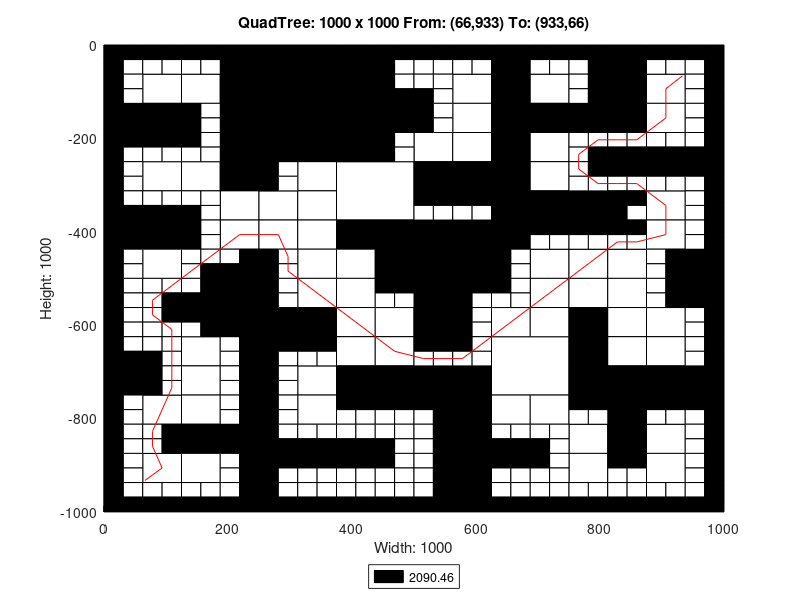

Write MATLAB code to recreate this figure.
axis([0 1000 -1000 0]);
title('QuadTree: 1000 x 1000 From: (66,933) To: (933,66)');
xlabel('Width: 1000');
ylabel('Height: 1000');
rectangle('Position',[250 -125 125 125], 'FaceColor',[0 0 0]);
rectangle('Position',[250 -250 125 125], 'FaceColor',[0 0 0]);
rectangle('Position',[375 -375 125 125], 'FaceColor',[1 1 1]);
rectangle('Position',[500 -500 125 125], 'FaceColor',[0 0 0]);
rectangle('Position',[625 -750 125 125], 'FaceColor',[1 1 1]);
rectangle('Position',[62.5 -125 62.5 62.5], 'FaceColor',[1 1 1]);
rectangle('Position',[187.5 -62.5 62.5 62.5], 'FaceColor',[0 0 0]);
rectangle('Position',[125 -125 62.5 62.5], 'FaceColor',[1 1 1]);
rectangle('Position',[187.5 -125 62.5 62.5], 'FaceColor',[0 0 0]);
rectangle('Position',[0 -187.5 62.5 62.5], 'FaceColor',[0 0 0]);
rectangle('Position',[62.5 -187.5 62.5 62.5], 'FaceColor',[0 0 0]);
rectangle('Position',[187.5 -187.5 62.5 62.5], 'FaceColor',[0 0 0]);
rectangle('Position',[187.5 -250 62.5 62.5], 'FaceColor',[0 0 0]);
rectangle('Position',[375 -62.5 62.5 62.5], 'FaceColor',[0 0 0]);
rectangle('Position',[375 -125 62.5 62.5], 'FaceColor',[0 0 0]);
rectangle('Position',[375 -187.5 62.5 62.5], 'FaceColor',[0 0 0]);
rectangle('Position',[437.5 -187.5 62.5 62.5], 'FaceColor',[0 0 0]);
rectangle('Position',[375 -250 62.5 62.5], 'FaceColor',[0 0 0]);
rectangle('Position',[62.5 -312.5 62.5 62.5], 'FaceColor',[1 1 1]);
rectangle('Position',[125 -312.5 62.5 62.5], 'FaceColor',[1 1 1]);
rectangle('Position',[187.5 -312.5 62.5 62.5], 'FaceColor',[0 0 0]);
rectangle('Position',[187.5 -375 62.5 62.5], 'FaceColor',[1 1 1]);
rectangle('Position',[0 -437.5 62.5 62.5], 'FaceColor',[0 0 0]);
rectangle('Position',[62.5 -437.5 62.5 62.5], 'FaceColor',[0 0 0]);
rectangle('Position',[62.5 -500 62.5 62.5], 'FaceColor',[1 1 1]);
rectangle('Position',[187.5 -437.5 62.5 62.5], 'FaceColor',[1 1 1]);
rectangle('Position',[312.5 -312.5 62.5 62.5], 'FaceColor',[1 1 1]);
rectangle('Position',[250 -375 62.5 62.5], 'FaceColor',[1 1 1]);
rectangle('Position',[312.5 -375 62.5 62.5], 'FaceColor',[1 1 1]);
rectangle('Position',[250 -437.5 62.5 62.5], 'FaceColor',[1 1 1]);
rectangle('Position',[312.5 -437.5 62.5 62.5], 'FaceColor',[1 1 1]);
rectangle('Position',[312.5 -500 62.5 62.5], 'FaceColor',[1 1 1]);
rectangle('Position',[375 -437.5 62.5 62.5], 'FaceColor',[0 0 0]);
rectangle('Position',[437.5 -437.5 62.5 62.5], 'FaceColor',[0 0 0]);
rectangle('Position',[375 -500 62.5 62.5], 'FaceColor',[1 1 1]);
rectangle('Position',[437.5 -500 62.5 62.5], 'FaceColor',[0 0 0]);
rectangle('Position',[562.5 -125 62.5 62.5], 'FaceColor',[1 1 1]);
rectangle('Position',[625 -62.5 62.5 62.5], 'FaceColor',[0 0 0]);
rectangle('Position',[625 -125 62.5 62.5], 'FaceColor',[0 0 0]);
rectangle('Position',[687.5 -125 62.5 62.5], 'FaceColor',[1 1 1]);
rectangle('Position',[562.5 -187.5 62.5 62.5], 'FaceColor',[1 1 1]);
rectangle('Position',[500 -250 62.5 62.5], 'FaceColor',[1 1 1]);
rectangle('Position',[562.5 -250 62.5 62.5], 'FaceColor',[1 1 1]);
rectangle('Position',[625 -187.5 62.5 62.5], 'FaceColor',[0 0 0]);
rectangle('Position',[687.5 -187.5 62.5 62.5], 'FaceColor',[0 0 0]);
rectangle('Position',[625 -250 62.5 62.5], 'FaceColor',[0 0 0]);
rectangle('Position',[687.5 -250 62.5 62.5], 'FaceColor',[1 1 1]);
rectangle('Position',[812.5 -62.5 62.5 62.5], 'FaceColor',[0 0 0]);
rectangle('Position',[812.5 -125 62.5 62.5], 'FaceColor',[0 0 0]);
rectangle('Position',[875 -125 62.5 62.5], 'FaceColor',[1 1 1]);
rectangle('Position',[750 -187.5 62.5 62.5], 'FaceColor',[0 0 0]);
rectangle('Position',[812.5 -187.5 62.5 62.5], 'FaceColor',[0 0 0]);
rectangle('Position',[875 -187.5 62.5 62.5], 'FaceColor',[1 1 1]);
rectangle('Position',[500 -312.5 62.5 62.5], 'FaceColor',[0 0 0]);
rectangle('Position',[562.5 -312.5 62.5 62.5], 'FaceColor',[0 0 0]);
rectangle('Position',[625 -312.5 62.5 62.5], 'FaceColor',[0 0 0]);
rectangle('Position',[687.5 -312.5 62.5 62.5], 'FaceColor',[1 1 1]);
rectangle('Position',[625 -375 62.5 62.5], 'FaceColor',[0 0 0]);
rectangle('Position',[687.5 -375 62.5 62.5], 'FaceColor',[0 0 0]);
rectangle('Position',[625 -437.5 62.5 62.5], 'FaceColor',[0 0 0]);
rectangle('Position',[687.5 -500 62.5 62.5], 'FaceColor',[1 1 1]);
rectangle('Position',[750 -375 62.5 62.5], 'FaceColor',[0 0 0]);
rectangle('Position',[875 -375 62.5 62.5], 'FaceColor',[1 1 1]);
rectangle('Position',[750 -500 62.5 62.5], 'FaceColor',[1 1 1]);
rectangle('Position',[812.5 -500 62.5 62.5], 'FaceColor',[1 1 1]);
rectangle('Position',[875 -437.5 62.5 62.5], 'FaceColor',[1 1 1]);
rectangle('Position',[937.5 -500 62.5 62.5], 'FaceColor',[0 0 0]);
rectangle('Position',[187.5 -562.5 62.5 62.5], 'FaceColor',[0 0 0]);
rectangle('Position',[187.5 -625 62.5 62.5], 'FaceColor',[0 0 0]);
rectangle('Position',[0 -750 62.5 62.5], 'FaceColor',[0 0 0]);
rectangle('Position',[125 -687.5 62.5 62.5], 'FaceColor',[1 1 1]);
rectangle('Position',[125 -750 62.5 62.5], 'FaceColor',[1 1 1]);
rectangle('Position',[312.5 -562.5 62.5 62.5], 'FaceColor',[1 1 1]);
rectangle('Position',[250 -625 62.5 62.5], 'FaceColor',[0 0 0]);
rectangle('Position',[312.5 -625 62.5 62.5], 'FaceColor',[0 0 0]);
rectangle('Position',[375 -562.5 62.5 62.5], 'FaceColor',[1 1 1]);
rectangle('Position',[375 -625 62.5 62.5], 'FaceColor',[1 1 1]);
rectangle('Position',[437.5 -625 62.5 62.5], 'FaceColor',[1 1 1]);
rectangle('Position',[312.5 -750 62.5 62.5], 'FaceColor',[1 1 1]);
rectangle('Position',[375 -687.5 62.5 62.5], 'FaceColor',[1 1 1]);
rectangle('Position',[437.5 -687.5 62.5 62.5], 'FaceColor',[1 1 1]);
rectangle('Position',[375 -750 62.5 62.5], 'FaceColor',[0 0 0]);
rectangle('Position',[437.5 -750 62.5 62.5], 'FaceColor',[0 0 0]);
rectangle('Position',[62.5 -812.5 62.5 62.5], 'FaceColor',[1 1 1]);
rectangle('Position',[125 -812.5 62.5 62.5], 'FaceColor',[1 1 1]);
rectangle('Position',[125 -875 62.5 62.5], 'FaceColor',[0 0 0]);
rectangle('Position',[187.5 -875 62.5 62.5], 'FaceColor',[0 0 0]);
rectangle('Position',[62.5 -937.5 62.5 62.5], 'FaceColor',[1 1 1]);
rectangle('Position',[125 -937.5 62.5 62.5], 'FaceColor',[1 1 1]);
rectangle('Position',[312.5 -812.5 62.5 62.5], 'FaceColor',[1 1 1]);
rectangle('Position',[500 -562.5 62.5 62.5], 'FaceColor',[0 0 0]);
rectangle('Position',[500 -625 62.5 62.5], 'FaceColor',[0 0 0]);
rectangle('Position',[687.5 -562.5 62.5 62.5], 'FaceColor',[1 1 1]);
rectangle('Position',[625 -625 62.5 62.5], 'FaceColor',[1 1 1]);
rectangle('Position',[687.5 -625 62.5 62.5], 'FaceColor',[1 1 1]);
rectangle('Position',[500 -750 62.5 62.5], 'FaceColor',[0 0 0]);
rectangle('Position',[562.5 -750 62.5 62.5], 'FaceColor',[0 0 0]);
rectangle('Position',[750 -562.5 62.5 62.5], 'FaceColor',[1 1 1]);
rectangle('Position',[812.5 -562.5 62.5 62.5], 'FaceColor',[1 1 1]);
rectangle('Position',[750 -625 62.5 62.5], 'FaceColor',[0 0 0]);
rectangle('Position',[812.5 -625 62.5 62.5], 'FaceColor',[1 1 1]);
rectangle('Position',[937.5 -562.5 62.5 62.5], 'FaceColor',[0 0 0]);
rectangle('Position',[875 -625 62.5 62.5], 'FaceColor',[1 1 1]);
rectangle('Position',[750 -687.5 62.5 62.5], 'FaceColor',[0 0 0]);
rectangle('Position',[812.5 -687.5 62.5 62.5], 'FaceColor',[1 1 1]);
rectangle('Position',[750 -750 62.5 62.5], 'FaceColor',[0 0 0]);
rectangle('Position',[812.5 -750 62.5 62.5], 'FaceColor',[0 0 0]);
rectangle('Position',[875 -687.5 62.5 62.5], 'FaceColor',[1 1 1]);
rectangle('Position',[875 -750 62.5 62.5], 'FaceColor',[0 0 0]);
rectangle('Position',[937.5 -750 62.5 62.5], 'FaceColor',[0 0 0]);
rectangle('Position',[562.5 -812.5 62.5 62.5], 'FaceColor',[0 0 0]);
rectangle('Position',[562.5 -875 62.5 62.5], 'FaceColor',[0 0 0]);
rectangle('Position',[625 -812.5 62.5 62.5], 'FaceColor',[1 1 1]);
rectangle('Position',[687.5 -812.5 62.5 62.5], 'FaceColor',[1 1 1]);
rectangle('Position',[562.5 -937.5 62.5 62.5], 'FaceColor',[0 0 0]);
rectangle('Position',[562.5 -1000 62.5 62.5], 'FaceColor',[0 0 0]);
rectangle('Position',[812.5 -812.5 62.5 62.5], 'FaceColor',[0 0 0]);
rectangle('Position',[750 -875 62.5 62.5], 'FaceColor',[1 1 1]);
rectangle('Position',[812.5 -875 62.5 62.5], 'FaceColor',[0 0 0]);
rectangle('Position',[875 -875 62.5 62.5], 'FaceColor',[1 1 1]);
rectangle('Position',[750 -937.5 62.5 62.5], 'FaceColor',[1 1 1]);
rectangle('Position',[875 -937.5 62.5 62.5], 'FaceColor',[1 1 1]);
rectangle('Position',[0 -31.25 31.25 31.25], 'FaceColor',[0 0 0]);
rectangle('Position',[31.25 -31.25 31.25 31.25], 'FaceColor',[0 0 0]);
rectangle('Position',[0 -62.5 31.25 31.25], 'FaceColor',[0 0 0]);
rectangle('Position',[31.25 -62.5 31.25 31.25], 'FaceColor',[1 1 1]);
rectangle('Position',[62.5 -31.25 31.25 31.25], 'FaceColor',[0 0 0]);
rectangle('Position',[93.75 -31.25 31.25 31.25], 'FaceColor',[0 0 0]);
rectangle('Position',[62.5 -62.5 31.25 31.25], 'FaceColor',[1 1 1]);
rectangle('Position',[93.75 -62.5 31.25 31.25], 'FaceColor',[1 1 1]);
rectangle('Position',[0 -93.75 31.25 31.25], 'FaceColor',[0 0 0]);
rectangle('Position',[31.25 -93.75 31.25 31.25], 'FaceColor',[1 1 1]);
rectangle('Position',[0 -125 31.25 31.25], 'FaceColor',[0 0 0]);
rectangle('Position',[31.25 -125 31.25 31.25], 'FaceColor',[1 1 1]);
rectangle('Position',[125 -31.25 31.25 31.25], 'FaceColor',[0 0 0]);
rectangle('Position',[156.25 -31.25 31.25 31.25], 'FaceColor',[0 0 0]);
rectangle('Position',[125 -62.5 31.25 31.25], 'FaceColor',[1 1 1]);
rectangle('Position',[156.25 -62.5 31.25 31.25], 'FaceColor',[1 1 1]);
rectangle('Position',[0 -218.75 31.25 31.25], 'FaceColor',[0 0 0]);
rectangle('Position',[31.25 -218.75 31.25 31.25], 'FaceColor',[0 0 0]);
rectangle('Position',[0 -250 31.25 31.25], 'FaceColor',[0 0 0]);
rectangle('Position',[31.25 -250 31.25 31.25], 'FaceColor',[1 1 1]);
rectangle('Position',[62.5 -218.75 31.25 31.25], 'FaceColor',[0 0 0]);
rectangle('Position',[93.75 -218.75 31.25 31.25], 'FaceColor',[0 0 0]);
rectangle('Position',[62.5 -250 31.25 31.25], 'FaceColor',[1 1 1]);
rectangle('Position',[93.75 -250 31.25 31.25], 'FaceColor',[1 1 1]);
rectangle('Position',[125 -156.25 31.25 31.25], 'FaceColor',[0 0 0]);
rectangle('Position',[156.25 -156.25 31.25 31.25], 'FaceColor',[1 1 1]);
rectangle('Position',[125 -187.5 31.25 31.25], 'FaceColor',[0 0 0]);
rectangle('Position',[156.25 -187.5 31.25 31.25], 'FaceColor',[1 1 1]);
rectangle('Position',[125 -218.75 31.25 31.25], 'FaceColor',[0 0 0]);
rectangle('Position',[156.25 -218.75 31.25 31.25], 'FaceColor',[1 1 1]);
rectangle('Position',[125 -250 31.25 31.25], 'FaceColor',[1 1 1]);
rectangle('Position',[156.25 -250 31.25 31.25], 'FaceColor',[1 1 1]);
rectangle('Position',[437.5 -31.25 31.25 31.25], 'FaceColor',[0 0 0]);
rectangle('Position',[468.75 -31.25 31.25 31.25], 'FaceColor',[0 0 0]);
rectangle('Position',[437.5 -62.5 31.25 31.25], 'FaceColor',[0 0 0]);
rectangle('Position',[468.75 -62.5 31.25 31.25], 'FaceColor',[1 1 1]);
rectangle('Position',[437.5 -93.75 31.25 31.25], 'FaceColor',[0 0 0]);
rectangle('Position',[468.75 -93.75 31.25 31.25], 'FaceColor',[1 1 1]);
rectangle('Position',[437.5 -125 31.25 31.25], 'FaceColor',[0 0 0]);
rectangle('Position',[468.75 -125 31.25 31.25], 'FaceColor',[0 0 0]);
rectangle('Position',[437.5 -218.75 31.25 31.25], 'FaceColor',[0 0 0]);
rectangle('Position',[468.75 -218.75 31.25 31.25], 'FaceColor',[1 1 1]);
rectangle('Position',[437.5 -250 31.25 31.25], 'FaceColor',[0 0 0]);
rectangle('Position',[468.75 -250 31.25 31.25], 'FaceColor',[1 1 1]);
rectangle('Position',[0 -281.25 31.25 31.25], 'FaceColor',[0 0 0]);
rectangle('Position',[31.25 -281.25 31.25 31.25], 'FaceColor',[1 1 1]);
rectangle('Position',[0 -312.5 31.25 31.25], 'FaceColor',[0 0 0]);
rectangle('Position',[31.25 -312.5 31.25 31.25], 'FaceColor',[1 1 1]);
rectangle('Position',[0 -343.75 31.25 31.25], 'FaceColor',[0 0 0]);
rectangle('Position',[31.25 -343.75 31.25 31.25], 'FaceColor',[1 1 1]);
rectangle('Position',[0 -375 31.25 31.25], 'FaceColor',[0 0 0]);
rectangle('Position',[31.25 -375 31.25 31.25], 'FaceColor',[0 0 0]);
rectangle('Position',[62.5 -343.75 31.25 31.25], 'FaceColor',[1 1 1]);
rectangle('Position',[93.75 -343.75 31.25 31.25], 'FaceColor',[1 1 1]);
rectangle('Position',[62.5 -375 31.25 31.25], 'FaceColor',[0 0 0]);
rectangle('Position',[93.75 -375 31.25 31.25], 'FaceColor',[0 0 0]);
rectangle('Position',[125 -343.75 31.25 31.25], 'FaceColor',[1 1 1]);
rectangle('Position',[156.25 -343.75 31.25 31.25], 'FaceColor',[1 1 1]);
rectangle('Position',[125 -375 31.25 31.25], 'FaceColor',[0 0 0]);
rectangle('Position',[156.25 -375 31.25 31.25], 'FaceColor',[1 1 1]);
rectangle('Position',[0 -468.75 31.25 31.25], 'FaceColor',[0 0 0]);
rectangle('Position',[31.25 -468.75 31.25 31.25], 'FaceColor',[1 1 1]);
rectangle('Position',[0 -500 31.25 31.25], 'FaceColor',[0 0 0]);
rectangle('Position',[31.25 -500 31.25 31.25], 'FaceColor',[1 1 1]);
rectangle('Position',[125 -406.25 31.25 31.25], 'FaceColor',[0 0 0]);
rectangle('Position',[156.25 -406.25 31.25 31.25], 'FaceColor',[1 1 1]);
rectangle('Position',[125 -437.5 31.25 31.25], 'FaceColor',[0 0 0]);
rectangle('Position',[156.25 -437.5 31.25 31.25], 'FaceColor',[1 1 1]);
rectangle('Position',[125 -468.75 31.25 31.25], 'FaceColor',[1 1 1]);
rectangle('Position',[156.25 -468.75 31.25 31.25], 'FaceColor',[1 1 1]);
rectangle('Position',[125 -500 31.25 31.25], 'FaceColor',[1 1 1]);
rectangle('Position',[156.25 -500 31.25 31.25], 'FaceColor',[0 0 0]);
rectangle('Position',[187.5 -468.75 31.25 31.25], 'FaceColor',[1 1 1]);
rectangle('Position',[218.75 -468.75 31.25 31.25], 'FaceColor',[0 0 0]);
rectangle('Position',[187.5 -500 31.25 31.25], 'FaceColor',[0 0 0]);
rectangle('Position',[218.75 -500 31.25 31.25], 'FaceColor',[0 0 0]);
rectangle('Position',[250 -281.25 31.25 31.25], 'FaceColor',[0 0 0]);
rectangle('Position',[281.25 -281.25 31.25 31.25], 'FaceColor',[1 1 1]);
rectangle('Position',[250 -312.5 31.25 31.25], 'FaceColor',[0 0 0]);
rectangle('Position',[281.25 -312.5 31.25 31.25], 'FaceColor',[1 1 1]);
rectangle('Position',[250 -468.75 31.25 31.25], 'FaceColor',[0 0 0]);
rectangle('Position',[281.25 -468.75 31.25 31.25], 'FaceColor',[1 1 1]);
rectangle('Position',[250 -500 31.25 31.25], 'FaceColor',[0 0 0]);
rectangle('Position',[281.25 -500 31.25 31.25], 'FaceColor',[1 1 1]);
rectangle('Position',[500 -31.25 31.25 31.25], 'FaceColor',[0 0 0]);
rectangle('Position',[531.25 -31.25 31.25 31.25], 'FaceColor',[0 0 0]);
rectangle('Position',[500 -62.5 31.25 31.25], 'FaceColor',[1 1 1]);
rectangle('Position',[531.25 -62.5 31.25 31.25], 'FaceColor',[1 1 1]);
rectangle('Position',[562.5 -31.25 31.25 31.25], 'FaceColor',[0 0 0]);
rectangle('Position',[593.75 -31.25 31.25 31.25], 'FaceColor',[0 0 0]);
rectangle('Position',[562.5 -62.5 31.25 31.25], 'FaceColor',[1 1 1]);
rectangle('Position',[593.75 -62.5 31.25 31.25], 'FaceColor',[1 1 1]);
rectangle('Position',[500 -93.75 31.25 31.25], 'FaceColor',[1 1 1]);
rectangle('Position',[531.25 -93.75 31.25 31.25], 'FaceColor',[1 1 1]);
rectangle('Position',[500 -125 31.25 31.25], 'FaceColor',[0 0 0]);
rectangle('Position',[531.25 -125 31.25 31.25], 'FaceColor',[1 1 1]);
rectangle('Position',[687.5 -31.25 31.25 31.25], 'FaceColor',[0 0 0]);
rectangle('Position',[718.75 -31.25 31.25 31.25], 'FaceColor',[0 0 0]);
rectangle('Position',[687.5 -62.5 31.25 31.25], 'FaceColor',[1 1 1]);
rectangle('Position',[718.75 -62.5 31.25 31.25], 'FaceColor',[1 1 1]);
rectangle('Position',[500 -156.25 31.25 31.25], 'FaceColor',[0 0 0]);
rectangle('Position',[531.25 -156.25 31.25 31.25], 'FaceColor',[1 1 1]);
rectangle('Position',[500 -187.5 31.25 31.25], 'FaceColor',[0 0 0]);
rectangle('Position',[531.25 -187.5 31.25 31.25], 'FaceColor',[1 1 1]);
rectangle('Position',[750 -31.25 31.25 31.25], 'FaceColor',[0 0 0]);
rectangle('Position',[781.25 -31.25 31.25 31.25], 'FaceColor',[0 0 0]);
rectangle('Position',[750 -62.5 31.25 31.25], 'FaceColor',[1 1 1]);
rectangle('Position',[781.25 -62.5 31.25 31.25], 'FaceColor',[0 0 0]);
rectangle('Position',[750 -93.75 31.25 31.25], 'FaceColor',[1 1 1]);
rectangle('Position',[781.25 -93.75 31.25 31.25], 'FaceColor',[0 0 0]);
rectangle('Position',[750 -125 31.25 31.25], 'FaceColor',[1 1 1]);
rectangle('Position',[781.25 -125 31.25 31.25], 'FaceColor',[0 0 0]);
rectangle('Position',[875 -31.25 31.25 31.25], 'FaceColor',[0 0 0]);
rectangle('Position',[906.25 -31.25 31.25 31.25], 'FaceColor',[0 0 0]);
rectangle('Position',[875 -62.5 31.25 31.25], 'FaceColor',[1 1 1]);
rectangle('Position',[906.25 -62.5 31.25 31.25], 'FaceColor',[1 1 1]);
rectangle('Position',[937.5 -31.25 31.25 31.25], 'FaceColor',[0 0 0]);
rectangle('Position',[968.75 -31.25 31.25 31.25], 'FaceColor',[0 0 0]);
rectangle('Position',[937.5 -62.5 31.25 31.25], 'FaceColor',[1 1 1]);
rectangle('Position',[968.75 -62.5 31.25 31.25], 'FaceColor',[0 0 0]);
rectangle('Position',[937.5 -93.75 31.25 31.25], 'FaceColor',[1 1 1]);
rectangle('Position',[968.75 -93.75 31.25 31.25], 'FaceColor',[0 0 0]);
rectangle('Position',[937.5 -125 31.25 31.25], 'FaceColor',[1 1 1]);
rectangle('Position',[968.75 -125 31.25 31.25], 'FaceColor',[0 0 0]);
rectangle('Position',[750 -218.75 31.25 31.25], 'FaceColor',[1 1 1]);
rectangle('Position',[781.25 -218.75 31.25 31.25], 'FaceColor',[1 1 1]);
rectangle('Position',[750 -250 31.25 31.25], 'FaceColor',[1 1 1]);
rectangle('Position',[781.25 -250 31.25 31.25], 'FaceColor',[0 0 0]);
rectangle('Position',[812.5 -218.75 31.25 31.25], 'FaceColor',[1 1 1]);
rectangle('Position',[843.75 -218.75 31.25 31.25], 'FaceColor',[1 1 1]);
rectangle('Position',[812.5 -250 31.25 31.25], 'FaceColor',[0 0 0]);
rectangle('Position',[843.75 -250 31.25 31.25], 'FaceColor',[0 0 0]);
rectangle('Position',[937.5 -156.25 31.25 31.25], 'FaceColor',[1 1 1]);
rectangle('Position',[968.75 -156.25 31.25 31.25], 'FaceColor',[0 0 0]);
rectangle('Position',[937.5 -187.5 31.25 31.25], 'FaceColor',[1 1 1]);
rectangle('Position',[968.75 -187.5 31.25 31.25], 'FaceColor',[0 0 0]);
rectangle('Position',[875 -218.75 31.25 31.25], 'FaceColor',[1 1 1]);
rectangle('Position',[906.25 -218.75 31.25 31.25], 'FaceColor',[1 1 1]);
rectangle('Position',[875 -250 31.25 31.25], 'FaceColor',[0 0 0]);
rectangle('Position',[906.25 -250 31.25 31.25], 'FaceColor',[0 0 0]);
rectangle('Position',[937.5 -218.75 31.25 31.25], 'FaceColor',[1 1 1]);
rectangle('Position',[968.75 -218.75 31.25 31.25], 'FaceColor',[0 0 0]);
rectangle('Position',[937.5 -250 31.25 31.25], 'FaceColor',[0 0 0]);
rectangle('Position',[968.75 -250 31.25 31.25], 'FaceColor',[0 0 0]);
rectangle('Position',[500 -343.75 31.25 31.25], 'FaceColor',[0 0 0]);
rectangle('Position',[531.25 -343.75 31.25 31.25], 'FaceColor',[0 0 0]);
rectangle('Position',[500 -375 31.25 31.25], 'FaceColor',[1 1 1]);
rectangle('Position',[531.25 -375 31.25 31.25], 'FaceColor',[1 1 1]);
rectangle('Position',[562.5 -343.75 31.25 31.25], 'FaceColor',[0 0 0]);
rectangle('Position',[593.75 -343.75 31.25 31.25], 'FaceColor',[0 0 0]);
rectangle('Position',[562.5 -375 31.25 31.25], 'FaceColor',[1 1 1]);
rectangle('Position',[593.75 -375 31.25 31.25], 'FaceColor',[1 1 1]);
rectangle('Position',[687.5 -406.25 31.25 31.25], 'FaceColor',[0 0 0]);
rectangle('Position',[718.75 -406.25 31.25 31.25], 'FaceColor',[0 0 0]);
rectangle('Position',[687.5 -437.5 31.25 31.25], 'FaceColor',[1 1 1]);
rectangle('Position',[718.75 -437.5 31.25 31.25], 'FaceColor',[1 1 1]);
rectangle('Position',[625 -468.75 31.25 31.25], 'FaceColor',[0 0 0]);
rectangle('Position',[656.25 -468.75 31.25 31.25], 'FaceColor',[1 1 1]);
rectangle('Position',[625 -500 31.25 31.25], 'FaceColor',[0 0 0]);
rectangle('Position',[656.25 -500 31.25 31.25], 'FaceColor',[1 1 1]);
rectangle('Position',[750 -281.25 31.25 31.25], 'FaceColor',[1 1 1]);
rectangle('Position',[781.25 -281.25 31.25 31.25], 'FaceColor',[0 0 0]);
rectangle('Position',[750 -312.5 31.25 31.25], 'FaceColor',[1 1 1]);
rectangle('Position',[781.25 -312.5 31.25 31.25], 'FaceColor',[1 1 1]);
rectangle('Position',[812.5 -281.25 31.25 31.25], 'FaceColor',[0 0 0]);
rectangle('Position',[843.75 -281.25 31.25 31.25], 'FaceColor',[0 0 0]);
rectangle('Position',[812.5 -312.5 31.25 31.25], 'FaceColor',[1 1 1]);
rectangle('Position',[843.75 -312.5 31.25 31.25], 'FaceColor',[1 1 1]);
rectangle('Position',[812.5 -343.75 31.25 31.25], 'FaceColor',[0 0 0]);
rectangle('Position',[843.75 -343.75 31.25 31.25], 'FaceColor',[0 0 0]);
rectangle('Position',[812.5 -375 31.25 31.25], 'FaceColor',[0 0 0]);
rectangle('Position',[843.75 -375 31.25 31.25], 'FaceColor',[1 1 1]);
rectangle('Position',[875 -281.25 31.25 31.25], 'FaceColor',[0 0 0]);
rectangle('Position',[906.25 -281.25 31.25 31.25], 'FaceColor',[0 0 0]);
rectangle('Position',[875 -312.5 31.25 31.25], 'FaceColor',[1 1 1]);
rectangle('Position',[906.25 -312.5 31.25 31.25], 'FaceColor',[1 1 1]);
rectangle('Position',[937.5 -281.25 31.25 31.25], 'FaceColor',[0 0 0]);
rectangle('Position',[968.75 -281.25 31.25 31.25], 'FaceColor',[0 0 0]);
rectangle('Position',[937.5 -312.5 31.25 31.25], 'FaceColor',[1 1 1]);
rectangle('Position',[968.75 -312.5 31.25 31.25], 'FaceColor',[0 0 0]);
rectangle('Position',[937.5 -343.75 31.25 31.25], 'FaceColor',[1 1 1]);
rectangle('Position',[968.75 -343.75 31.25 31.25], 'FaceColor',[0 0 0]);
rectangle('Position',[937.5 -375 31.25 31.25], 'FaceColor',[1 1 1]);
rectangle('Position',[968.75 -375 31.25 31.25], 'FaceColor',[0 0 0]);
rectangle('Position',[750 -406.25 31.25 31.25], 'FaceColor',[0 0 0]);
rectangle('Position',[781.25 -406.25 31.25 31.25], 'FaceColor',[0 0 0]);
rectangle('Position',[750 -437.5 31.25 31.25], 'FaceColor',[1 1 1]);
rectangle('Position',[781.25 -437.5 31.25 31.25], 'FaceColor',[1 1 1]);
rectangle('Position',[812.5 -406.25 31.25 31.25], 'FaceColor',[0 0 0]);
rectangle('Position',[843.75 -406.25 31.25 31.25], 'FaceColor',[0 0 0]);
rectangle('Position',[812.5 -437.5 31.25 31.25], 'FaceColor',[1 1 1]);
rectangle('Position',[843.75 -437.5 31.25 31.25], 'FaceColor',[1 1 1]);
rectangle('Position',[937.5 -406.25 31.25 31.25], 'FaceColor',[1 1 1]);
rectangle('Position',[968.75 -406.25 31.25 31.25], 'FaceColor',[0 0 0]);
rectangle('Position',[937.5 -437.5 31.25 31.25], 'FaceColor',[1 1 1]);
rectangle('Position',[968.75 -437.5 31.25 31.25], 'FaceColor',[0 0 0]);
rectangle('Position',[875 -468.75 31.25 31.25], 'FaceColor',[1 1 1]);
rectangle('Position',[906.25 -468.75 31.25 31.25], 'FaceColor',[0 0 0]);
rectangle('Position',[875 -500 31.25 31.25], 'FaceColor',[1 1 1]);
rectangle('Position',[906.25 -500 31.25 31.25], 'FaceColor',[0 0 0]);
rectangle('Position',[0 -531.25 31.25 31.25], 'FaceColor',[0 0 0]);
rectangle('Position',[31.25 -531.25 31.25 31.25], 'FaceColor',[1 1 1]);
rectangle('Position',[0 -562.5 31.25 31.25], 'FaceColor',[0 0 0]);
rectangle('Position',[31.25 -562.5 31.25 31.25], 'FaceColor',[1 1 1]);
rectangle('Position',[62.5 -531.25 31.25 31.25], 'FaceColor',[1 1 1]);
rectangle('Position',[93.75 -531.25 31.25 31.25], 'FaceColor',[1 1 1]);
rectangle('Position',[62.5 -562.5 31.25 31.25], 'FaceColor',[1 1 1]);
rectangle('Position',[93.75 -562.5 31.25 31.25], 'FaceColor',[0 0 0]);
rectangle('Position',[0 -593.75 31.25 31.25], 'FaceColor',[0 0 0]);
rectangle('Position',[31.25 -593.75 31.25 31.25], 'FaceColor',[1 1 1]);
rectangle('Position',[0 -625 31.25 31.25], 'FaceColor',[0 0 0]);
rectangle('Position',[31.25 -625 31.25 31.25], 'FaceColor',[1 1 1]);
rectangle('Position',[62.5 -593.75 31.25 31.25], 'FaceColor',[1 1 1]);
rectangle('Position',[93.75 -593.75 31.25 31.25], 'FaceColor',[0 0 0]);
rectangle('Position',[62.5 -625 31.25 31.25], 'FaceColor',[1 1 1]);
rectangle('Position',[93.75 -625 31.25 31.25], 'FaceColor',[1 1 1]);
rectangle('Position',[125 -531.25 31.25 31.25], 'FaceColor',[1 1 1]);
rectangle('Position',[156.25 -531.25 31.25 31.25], 'FaceColor',[0 0 0]);
rectangle('Position',[125 -562.5 31.25 31.25], 'FaceColor',[0 0 0]);
rectangle('Position',[156.25 -562.5 31.25 31.25], 'FaceColor',[0 0 0]);
rectangle('Position',[125 -593.75 31.25 31.25], 'FaceColor',[0 0 0]);
rectangle('Position',[156.25 -593.75 31.25 31.25], 'FaceColor',[0 0 0]);
rectangle('Position',[125 -625 31.25 31.25], 'FaceColor',[1 1 1]);
rectangle('Position',[156.25 -625 31.25 31.25], 'FaceColor',[0 0 0]);
rectangle('Position',[0 -656.25 31.25 31.25], 'FaceColor',[0 0 0]);
rectangle('Position',[31.25 -656.25 31.25 31.25], 'FaceColor',[1 1 1]);
rectangle('Position',[0 -687.5 31.25 31.25], 'FaceColor',[0 0 0]);
rectangle('Position',[31.25 -687.5 31.25 31.25], 'FaceColor',[0 0 0]);
rectangle('Position',[62.5 -656.25 31.25 31.25], 'FaceColor',[1 1 1]);
rectangle('Position',[93.75 -656.25 31.25 31.25], 'FaceColor',[1 1 1]);
rectangle('Position',[62.5 -687.5 31.25 31.25], 'FaceColor',[0 0 0]);
rectangle('Position',[93.75 -687.5 31.25 31.25], 'FaceColor',[1 1 1]);
rectangle('Position',[62.5 -718.75 31.25 31.25], 'FaceColor',[0 0 0]);
rectangle('Position',[93.75 -718.75 31.25 31.25], 'FaceColor',[1 1 1]);
rectangle('Position',[62.5 -750 31.25 31.25], 'FaceColor',[0 0 0]);
rectangle('Position',[93.75 -750 31.25 31.25], 'FaceColor',[1 1 1]);
rectangle('Position',[187.5 -656.25 31.25 31.25], 'FaceColor',[1 1 1]);
rectangle('Position',[218.75 -656.25 31.25 31.25], 'FaceColor',[0 0 0]);
rectangle('Position',[187.5 -687.5 31.25 31.25], 'FaceColor',[1 1 1]);
rectangle('Position',[218.75 -687.5 31.25 31.25], 'FaceColor',[0 0 0]);
rectangle('Position',[187.5 -718.75 31.25 31.25], 'FaceColor',[1 1 1]);
rectangle('Position',[218.75 -718.75 31.25 31.25], 'FaceColor',[0 0 0]);
rectangle('Position',[187.5 -750 31.25 31.25], 'FaceColor',[1 1 1]);
rectangle('Position',[218.75 -750 31.25 31.25], 'FaceColor',[0 0 0]);
rectangle('Position',[250 -531.25 31.25 31.25], 'FaceColor',[0 0 0]);
rectangle('Position',[281.25 -531.25 31.25 31.25], 'FaceColor',[1 1 1]);
rectangle('Position',[250 -562.5 31.25 31.25], 'FaceColor',[0 0 0]);
rectangle('Position',[281.25 -562.5 31.25 31.25], 'FaceColor',[1 1 1]);
rectangle('Position',[437.5 -531.25 31.25 31.25], 'FaceColor',[0 0 0]);
rectangle('Position',[468.75 -531.25 31.25 31.25], 'FaceColor',[0 0 0]);
rectangle('Position',[437.5 -562.5 31.25 31.25], 'FaceColor',[1 1 1]);
rectangle('Position',[468.75 -562.5 31.25 31.25], 'FaceColor',[1 1 1]);
rectangle('Position',[250 -656.25 31.25 31.25], 'FaceColor',[0 0 0]);
rectangle('Position',[281.25 -656.25 31.25 31.25], 'FaceColor',[0 0 0]);
rectangle('Position',[250 -687.5 31.25 31.25], 'FaceColor',[0 0 0]);
rectangle('Position',[281.25 -687.5 31.25 31.25], 'FaceColor',[1 1 1]);
rectangle('Position',[312.5 -656.25 31.25 31.25], 'FaceColor',[0 0 0]);
rectangle('Position',[343.75 -656.25 31.25 31.25], 'FaceColor',[0 0 0]);
rectangle('Position',[312.5 -687.5 31.25 31.25], 'FaceColor',[1 1 1]);
rectangle('Position',[343.75 -687.5 31.25 31.25], 'FaceColor',[1 1 1]);
rectangle('Position',[250 -718.75 31.25 31.25], 'FaceColor',[0 0 0]);
rectangle('Position',[281.25 -718.75 31.25 31.25], 'FaceColor',[1 1 1]);
rectangle('Position',[250 -750 31.25 31.25], 'FaceColor',[0 0 0]);
rectangle('Position',[281.25 -750 31.25 31.25], 'FaceColor',[1 1 1]);
rectangle('Position',[0 -781.25 31.25 31.25], 'FaceColor',[0 0 0]);
rectangle('Position',[31.25 -781.25 31.25 31.25], 'FaceColor',[1 1 1]);
rectangle('Position',[0 -812.5 31.25 31.25], 'FaceColor',[0 0 0]);
rectangle('Position',[31.25 -812.5 31.25 31.25], 'FaceColor',[1 1 1]);
rectangle('Position',[0 -843.75 31.25 31.25], 'FaceColor',[0 0 0]);
rectangle('Position',[31.25 -843.75 31.25 31.25], 'FaceColor',[1 1 1]);
rectangle('Position',[0 -875 31.25 31.25], 'FaceColor',[0 0 0]);
rectangle('Position',[31.25 -875 31.25 31.25], 'FaceColor',[1 1 1]);
rectangle('Position',[62.5 -843.75 31.25 31.25], 'FaceColor',[1 1 1]);
rectangle('Position',[93.75 -843.75 31.25 31.25], 'FaceColor',[0 0 0]);
rectangle('Position',[62.5 -875 31.25 31.25], 'FaceColor',[1 1 1]);
rectangle('Position',[93.75 -875 31.25 31.25], 'FaceColor',[0 0 0]);
rectangle('Position',[187.5 -781.25 31.25 31.25], 'FaceColor',[1 1 1]);
rectangle('Position',[218.75 -781.25 31.25 31.25], 'FaceColor',[0 0 0]);
rectangle('Position',[187.5 -812.5 31.25 31.25], 'FaceColor',[1 1 1]);
rectangle('Position',[218.75 -812.5 31.25 31.25], 'FaceColor',[0 0 0]);
rectangle('Position',[0 -906.25 31.25 31.25], 'FaceColor',[0 0 0]);
rectangle('Position',[31.25 -906.25 31.25 31.25], 'FaceColor',[1 1 1]);
rectangle('Position',[0 -937.5 31.25 31.25], 'FaceColor',[0 0 0]);
rectangle('Position',[31.25 -937.5 31.25 31.25], 'FaceColor',[1 1 1]);
rectangle('Position',[0 -968.75 31.25 31.25], 'FaceColor',[0 0 0]);
rectangle('Position',[31.25 -968.75 31.25 31.25], 'FaceColor',[1 1 1]);
rectangle('Position',[0 -1000 31.25 31.25], 'FaceColor',[0 0 0]);
rectangle('Position',[31.25 -1000 31.25 31.25], 'FaceColor',[0 0 0]);
rectangle('Position',[62.5 -968.75 31.25 31.25], 'FaceColor',[1 1 1]);
rectangle('Position',[93.75 -968.75 31.25 31.25], 'FaceColor',[1 1 1]);
rectangle('Position',[62.5 -1000 31.25 31.25], 'FaceColor',[0 0 0]);
rectangle('Position',[93.75 -1000 31.25 31.25], 'FaceColor',[0 0 0]);
rectangle('Position',[187.5 -906.25 31.25 31.25], 'FaceColor',[1 1 1]);
rectangle('Position',[218.75 -906.25 31.25 31.25], 'FaceColor',[0 0 0]);
rectangle('Position',[187.5 -937.5 31.25 31.25], 'FaceColor',[1 1 1]);
rectangle('Position',[218.75 -937.5 31.25 31.25], 'FaceColor',[0 0 0]);
rectangle('Position',[125 -968.75 31.25 31.25], 'FaceColor',[1 1 1]);
rectangle('Position',[156.25 -968.75 31.25 31.25], 'FaceColor',[1 1 1]);
rectangle('Position',[125 -1000 31.25 31.25], 'FaceColor',[0 0 0]);
rectangle('Position',[156.25 -1000 31.25 31.25], 'FaceColor',[0 0 0]);
rectangle('Position',[187.5 -968.75 31.25 31.25], 'FaceColor',[1 1 1]);
rectangle('Position',[218.75 -968.75 31.25 31.25], 'FaceColor',[0 0 0]);
rectangle('Position',[187.5 -1000 31.25 31.25], 'FaceColor',[0 0 0]);
rectangle('Position',[218.75 -1000 31.25 31.25], 'FaceColor',[0 0 0]);
rectangle('Position',[250 -781.25 31.25 31.25], 'FaceColor',[0 0 0]);
rectangle('Position',[281.25 -781.25 31.25 31.25], 'FaceColor',[1 1 1]);
rectangle('Position',[250 -812.5 31.25 31.25], 'FaceColor',[0 0 0]);
rectangle('Position',[281.25 -812.5 31.25 31.25], 'FaceColor',[1 1 1]);
rectangle('Position',[250 -843.75 31.25 31.25], 'FaceColor',[0 0 0]);
rectangle('Position',[281.25 -843.75 31.25 31.25], 'FaceColor',[1 1 1]);
rectangle('Position',[250 -875 31.25 31.25], 'FaceColor',[0 0 0]);
rectangle('Position',[281.25 -875 31.25 31.25], 'FaceColor',[0 0 0]);
rectangle('Position',[312.5 -843.75 31.25 31.25], 'FaceColor',[1 1 1]);
rectangle('Position',[343.75 -843.75 31.25 31.25], 'FaceColor',[1 1 1]);
rectangle('Position',[312.5 -875 31.25 31.25], 'FaceColor',[0 0 0]);
rectangle('Position',[343.75 -875 31.25 31.25], 'FaceColor',[0 0 0]);
rectangle('Position',[375 -781.25 31.25 31.25], 'FaceColor',[0 0 0]);
rectangle('Position',[406.25 -781.25 31.25 31.25], 'FaceColor',[0 0 0]);
rectangle('Position',[375 -812.5 31.25 31.25], 'FaceColor',[1 1 1]);
rectangle('Position',[406.25 -812.5 31.25 31.25], 'FaceColor',[1 1 1]);
rectangle('Position',[437.5 -781.25 31.25 31.25], 'FaceColor',[0 0 0]);
rectangle('Position',[468.75 -781.25 31.25 31.25], 'FaceColor',[0 0 0]);
rectangle('Position',[437.5 -812.5 31.25 31.25], 'FaceColor',[1 1 1]);
rectangle('Position',[468.75 -812.5 31.25 31.25], 'FaceColor',[1 1 1]);
rectangle('Position',[375 -843.75 31.25 31.25], 'FaceColor',[1 1 1]);
rectangle('Position',[406.25 -843.75 31.25 31.25], 'FaceColor',[1 1 1]);
rectangle('Position',[375 -875 31.25 31.25], 'FaceColor',[0 0 0]);
rectangle('Position',[406.25 -875 31.25 31.25], 'FaceColor',[0 0 0]);
rectangle('Position',[437.5 -843.75 31.25 31.25], 'FaceColor',[1 1 1]);
rectangle('Position',[468.75 -843.75 31.25 31.25], 'FaceColor',[1 1 1]);
rectangle('Position',[437.5 -875 31.25 31.25], 'FaceColor',[0 0 0]);
rectangle('Position',[468.75 -875 31.25 31.25], 'FaceColor',[1 1 1]);
rectangle('Position',[250 -906.25 31.25 31.25], 'FaceColor',[0 0 0]);
rectangle('Position',[281.25 -906.25 31.25 31.25], 'FaceColor',[0 0 0]);
rectangle('Position',[250 -937.5 31.25 31.25], 'FaceColor',[0 0 0]);
rectangle('Position',[281.25 -937.5 31.25 31.25], 'FaceColor',[1 1 1]);
rectangle('Position',[312.5 -906.25 31.25 31.25], 'FaceColor',[0 0 0]);
rectangle('Position',[343.75 -906.25 31.25 31.25], 'FaceColor',[0 0 0]);
rectangle('Position',[312.5 -937.5 31.25 31.25], 'FaceColor',[1 1 1]);
rectangle('Position',[343.75 -937.5 31.25 31.25], 'FaceColor',[1 1 1]);
rectangle('Position',[250 -968.75 31.25 31.25], 'FaceColor',[0 0 0]);
rectangle('Position',[281.25 -968.75 31.25 31.25], 'FaceColor',[1 1 1]);
rectangle('Position',[250 -1000 31.25 31.25], 'FaceColor',[0 0 0]);
rectangle('Position',[281.25 -1000 31.25 31.25], 'FaceColor',[0 0 0]);
rectangle('Position',[312.5 -968.75 31.25 31.25], 'FaceColor',[1 1 1]);
rectangle('Position',[343.75 -968.75 31.25 31.25], 'FaceColor',[1 1 1]);
rectangle('Position',[312.5 -1000 31.25 31.25], 'FaceColor',[0 0 0]);
rectangle('Position',[343.75 -1000 31.25 31.25], 'FaceColor',[0 0 0]);
rectangle('Position',[375 -906.25 31.25 31.25], 'FaceColor',[0 0 0]);
rectangle('Position',[406.25 -906.25 31.25 31.25], 'FaceColor',[0 0 0]);
rectangle('Position',[375 -937.5 31.25 31.25], 'FaceColor',[1 1 1]);
rectangle('Position',[406.25 -937.5 31.25 31.25], 'FaceColor',[1 1 1]);
rectangle('Position',[437.5 -906.25 31.25 31.25], 'FaceColor',[0 0 0]);
rectangle('Position',[468.75 -906.25 31.25 31.25], 'FaceColor',[1 1 1]);
rectangle('Position',[437.5 -937.5 31.25 31.25], 'FaceColor',[1 1 1]);
rectangle('Position',[468.75 -937.5 31.25 31.25], 'FaceColor',[1 1 1]);
rectangle('Position',[375 -968.75 31.25 31.25], 'FaceColor',[1 1 1]);
rectangle('Position',[406.25 -968.75 31.25 31.25], 'FaceColor',[1 1 1]);
rectangle('Position',[375 -1000 31.25 31.25], 'FaceColor',[0 0 0]);
rectangle('Position',[406.25 -1000 31.25 31.25], 'FaceColor',[0 0 0]);
rectangle('Position',[437.5 -968.75 31.25 31.25], 'FaceColor',[1 1 1]);
rectangle('Position',[468.75 -968.75 31.25 31.25], 'FaceColor',[1 1 1]);
rectangle('Position',[437.5 -1000 31.25 31.25], 'FaceColor',[0 0 0]);
rectangle('Position',[468.75 -1000 31.25 31.25], 'FaceColor',[0 0 0]);
rectangle('Position',[562.5 -531.25 31.25 31.25], 'FaceColor',[0 0 0]);
rectangle('Position',[593.75 -531.25 31.25 31.25], 'FaceColor',[0 0 0]);
rectangle('Position',[562.5 -562.5 31.25 31.25], 'FaceColor',[0 0 0]);
rectangle('Position',[593.75 -562.5 31.25 31.25], 'FaceColor',[1 1 1]);
rectangle('Position',[562.5 -593.75 31.25 31.25], 'FaceColor',[0 0 0]);
rectangle('Position',[593.75 -593.75 31.25 31.25], 'FaceColor',[1 1 1]);
rectangle('Position',[562.5 -625 31.25 31.25], 'FaceColor',[0 0 0]);
rectangle('Position',[593.75 -625 31.25 31.25], 'FaceColor',[1 1 1]);
rectangle('Position',[625 -531.25 31.25 31.25], 'FaceColor',[0 0 0]);
rectangle('Position',[656.25 -531.25 31.25 31.25], 'FaceColor',[1 1 1]);
rectangle('Position',[625 -562.5 31.25 31.25], 'FaceColor',[1 1 1]);
rectangle('Position',[656.25 -562.5 31.25 31.25], 'FaceColor',[1 1 1]);
rectangle('Position',[500 -656.25 31.25 31.25], 'FaceColor',[0 0 0]);
rectangle('Position',[531.25 -656.25 31.25 31.25], 'FaceColor',[0 0 0]);
rectangle('Position',[500 -687.5 31.25 31.25], 'FaceColor',[1 1 1]);
rectangle('Position',[531.25 -687.5 31.25 31.25], 'FaceColor',[1 1 1]);
rectangle('Position',[562.5 -656.25 31.25 31.25], 'FaceColor',[0 0 0]);
rectangle('Position',[593.75 -656.25 31.25 31.25], 'FaceColor',[1 1 1]);
rectangle('Position',[562.5 -687.5 31.25 31.25], 'FaceColor',[1 1 1]);
rectangle('Position',[593.75 -687.5 31.25 31.25], 'FaceColor',[1 1 1]);
rectangle('Position',[875 -531.25 31.25 31.25], 'FaceColor',[1 1 1]);
rectangle('Position',[906.25 -531.25 31.25 31.25], 'FaceColor',[0 0 0]);
rectangle('Position',[875 -562.5 31.25 31.25], 'FaceColor',[1 1 1]);
rectangle('Position',[906.25 -562.5 31.25 31.25], 'FaceColor',[0 0 0]);
rectangle('Position',[937.5 -593.75 31.25 31.25], 'FaceColor',[1 1 1]);
rectangle('Position',[968.75 -593.75 31.25 31.25], 'FaceColor',[0 0 0]);
rectangle('Position',[937.5 -625 31.25 31.25], 'FaceColor',[1 1 1]);
rectangle('Position',[968.75 -625 31.25 31.25], 'FaceColor',[0 0 0]);
rectangle('Position',[937.5 -656.25 31.25 31.25], 'FaceColor',[1 1 1]);
rectangle('Position',[968.75 -656.25 31.25 31.25], 'FaceColor',[0 0 0]);
rectangle('Position',[937.5 -687.5 31.25 31.25], 'FaceColor',[1 1 1]);
rectangle('Position',[968.75 -687.5 31.25 31.25], 'FaceColor',[0 0 0]);
rectangle('Position',[500 -781.25 31.25 31.25], 'FaceColor',[0 0 0]);
rectangle('Position',[531.25 -781.25 31.25 31.25], 'FaceColor',[0 0 0]);
rectangle('Position',[500 -812.5 31.25 31.25], 'FaceColor',[1 1 1]);
rectangle('Position',[531.25 -812.5 31.25 31.25], 'FaceColor',[0 0 0]);
rectangle('Position',[500 -843.75 31.25 31.25], 'FaceColor',[1 1 1]);
rectangle('Position',[531.25 -843.75 31.25 31.25], 'FaceColor',[0 0 0]);
rectangle('Position',[500 -875 31.25 31.25], 'FaceColor',[1 1 1]);
rectangle('Position',[531.25 -875 31.25 31.25], 'FaceColor',[0 0 0]);
rectangle('Position',[625 -843.75 31.25 31.25], 'FaceColor',[1 1 1]);
rectangle('Position',[656.25 -843.75 31.25 31.25], 'FaceColor',[1 1 1]);
rectangle('Position',[625 -875 31.25 31.25], 'FaceColor',[0 0 0]);
rectangle('Position',[656.25 -875 31.25 31.25], 'FaceColor',[0 0 0]);
rectangle('Position',[687.5 -843.75 31.25 31.25], 'FaceColor',[1 1 1]);
rectangle('Position',[718.75 -843.75 31.25 31.25], 'FaceColor',[1 1 1]);
rectangle('Position',[687.5 -875 31.25 31.25], 'FaceColor',[0 0 0]);
rectangle('Position',[718.75 -875 31.25 31.25], 'FaceColor',[1 1 1]);
rectangle('Position',[500 -906.25 31.25 31.25], 'FaceColor',[1 1 1]);
rectangle('Position',[531.25 -906.25 31.25 31.25], 'FaceColor',[0 0 0]);
rectangle('Position',[500 -937.5 31.25 31.25], 'FaceColor',[1 1 1]);
rectangle('Position',[531.25 -937.5 31.25 31.25], 'FaceColor',[0 0 0]);
rectangle('Position',[500 -968.75 31.25 31.25], 'FaceColor',[1 1 1]);
rectangle('Position',[531.25 -968.75 31.25 31.25], 'FaceColor',[0 0 0]);
rectangle('Position',[500 -1000 31.25 31.25], 'FaceColor',[0 0 0]);
rectangle('Position',[531.25 -1000 31.25 31.25], 'FaceColor',[0 0 0]);
rectangle('Position',[625 -906.25 31.25 31.25], 'FaceColor',[0 0 0]);
rectangle('Position',[656.25 -906.25 31.25 31.25], 'FaceColor',[0 0 0]);
rectangle('Position',[625 -937.5 31.25 31.25], 'FaceColor',[1 1 1]);
rectangle('Position',[656.25 -937.5 31.25 31.25], 'FaceColor',[1 1 1]);
rectangle('Position',[687.5 -906.25 31.25 31.25], 'FaceColor',[0 0 0]);
rectangle('Position',[718.75 -906.25 31.25 31.25], 'FaceColor',[1 1 1]);
rectangle('Position',[687.5 -937.5 31.25 31.25], 'FaceColor',[1 1 1]);
rectangle('Position',[718.75 -937.5 31.25 31.25], 'FaceColor',[1 1 1]);
rectangle('Position',[625 -968.75 31.25 31.25], 'FaceColor',[1 1 1]);
rectangle('Position',[656.25 -968.75 31.25 31.25], 'FaceColor',[1 1 1]);
rectangle('Position',[625 -1000 31.25 31.25], 'FaceColor',[0 0 0]);
rectangle('Position',[656.25 -1000 31.25 31.25], 'FaceColor',[0 0 0]);
rectangle('Position',[687.5 -968.75 31.25 31.25], 'FaceColor',[1 1 1]);
rectangle('Position',[718.75 -968.75 31.25 31.25], 'FaceColor',[1 1 1]);
rectangle('Position',[687.5 -1000 31.25 31.25], 'FaceColor',[0 0 0]);
rectangle('Position',[718.75 -1000 31.25 31.25], 'FaceColor',[0 0 0]);
rectangle('Position',[750 -781.25 31.25 31.25], 'FaceColor',[0 0 0]);
rectangle('Position',[781.25 -781.25 31.25 31.25], 'FaceColor',[0 0 0]);
rectangle('Position',[750 -812.5 31.25 31.25], 'FaceColor',[1 1 1]);
rectangle('Position',[781.25 -812.5 31.25 31.25], 'FaceColor',[1 1 1]);
rectangle('Position',[875 -781.25 31.25 31.25], 'FaceColor',[0 0 0]);
rectangle('Position',[906.25 -781.25 31.25 31.25], 'FaceColor',[0 0 0]);
rectangle('Position',[875 -812.5 31.25 31.25], 'FaceColor',[1 1 1]);
rectangle('Position',[906.25 -812.5 31.25 31.25], 'FaceColor',[1 1 1]);
rectangle('Position',[937.5 -781.25 31.25 31.25], 'FaceColor',[0 0 0]);
rectangle('Position',[968.75 -781.25 31.25 31.25], 'FaceColor',[0 0 0]);
rectangle('Position',[937.5 -812.5 31.25 31.25], 'FaceColor',[1 1 1]);
rectangle('Position',[968.75 -812.5 31.25 31.25], 'FaceColor',[0 0 0]);
rectangle('Position',[937.5 -843.75 31.25 31.25], 'FaceColor',[1 1 1]);
rectangle('Position',[968.75 -843.75 31.25 31.25], 'FaceColor',[0 0 0]);
rectangle('Position',[937.5 -875 31.25 31.25], 'FaceColor',[1 1 1]);
rectangle('Position',[968.75 -875 31.25 31.25], 'FaceColor',[0 0 0]);
rectangle('Position',[812.5 -906.25 31.25 31.25], 'FaceColor',[0 0 0]);
rectangle('Position',[843.75 -906.25 31.25 31.25], 'FaceColor',[0 0 0]);
rectangle('Position',[812.5 -937.5 31.25 31.25], 'FaceColor',[1 1 1]);
rectangle('Position',[843.75 -937.5 31.25 31.25], 'FaceColor',[1 1 1]);
rectangle('Position',[750 -968.75 31.25 31.25], 'FaceColor',[1 1 1]);
rectangle('Position',[781.25 -968.75 31.25 31.25], 'FaceColor',[1 1 1]);
rectangle('Position',[750 -1000 31.25 31.25], 'FaceColor',[0 0 0]);
rectangle('Position',[781.25 -1000 31.25 31.25], 'FaceColor',[0 0 0]);
rectangle('Position',[812.5 -968.75 31.25 31.25], 'FaceColor',[1 1 1]);
rectangle('Position',[843.75 -968.75 31.25 31.25], 'FaceColor',[1 1 1]);
rectangle('Position',[812.5 -1000 31.25 31.25], 'FaceColor',[0 0 0]);
rectangle('Position',[843.75 -1000 31.25 31.25], 'FaceColor',[0 0 0]);
rectangle('Position',[937.5 -906.25 31.25 31.25], 'FaceColor',[1 1 1]);
rectangle('Position',[968.75 -906.25 31.25 31.25], 'FaceColor',[0 0 0]);
rectangle('Position',[937.5 -937.5 31.25 31.25], 'FaceColor',[1 1 1]);
rectangle('Position',[968.75 -937.5 31.25 31.25], 'FaceColor',[0 0 0]);
rectangle('Position',[875 -968.75 31.25 31.25], 'FaceColor',[1 1 1]);
rectangle('Position',[906.25 -968.75 31.25 31.25], 'FaceColor',[1 1 1]);
rectangle('Position',[875 -1000 31.25 31.25], 'FaceColor',[0 0 0]);
rectangle('Position',[906.25 -1000 31.25 31.25], 'FaceColor',[0 0 0]);
rectangle('Position',[937.5 -968.75 31.25 31.25], 'FaceColor',[1 1 1]);
rectangle('Position',[968.75 -968.75 31.25 31.25], 'FaceColor',[0 0 0]);
rectangle('Position',[937.5 -1000 31.25 31.25], 'FaceColor',[0 0 0]);
rectangle('Position',[968.75 -1000 31.25 31.25], 'FaceColor',[0 0 0]);
X=[933,906.25,906.25,859.375,828.125,796.875,765.625,765.625,796.875,828.125,859.375,906.25,906.25,859.375,828.125,781.25,718.75,656.25,609.375,578.125,546.875,515.625,468.75,406.25,343.75,296.875,296.875,281.25,218.75,171.875,140.625,109.375,78.125,78.125,109.375,109.375,109.375,109.375,109.375,93.75,78.125,78.125,93.75,66];
Y=[-66,-93.75,-156.25,-203.125,-203.125,-203.125,-234.375,-265.625,-296.875,-296.875,-296.875,-343.75,-406.25,-421.875,-421.875,-468.75,-531.25,-593.75,-640.625,-671.875,-671.875,-671.875,-656.25,-593.75,-531.25,-484.375,-453.125,-406.25,-406.25,-453.125,-484.375,-515.625,-546.875,-578.125,-609.375,-640.625,-671.875,-703.125,-734.375,-781.25,-828.125,-859.375,-906.25,-933];
hold on;
plot(X,Y,'r');
legend('2090.46','Location','southoutside');
